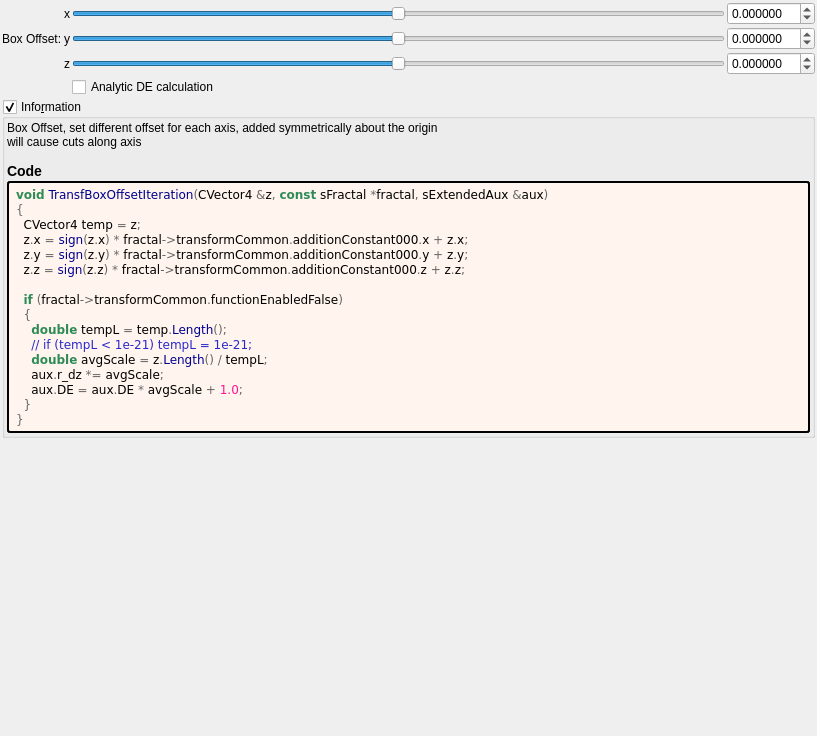
<?xml version="1.0" encoding="UTF-8"?>
<ui version="4.0">
 <class>transf_box_offset</class>
 <widget class="QWidget" name="Form">
  <property name="geometry">
   <rect>
    <x>0</x>
    <y>0</y>
    <width>817</width>
    <height>736</height>
   </rect>
  </property>
  <property name="windowTitle">
   <string notr="true">transf_box_offset</string>
  </property>
  <layout class="QVBoxLayout" name="verticalLayout">
   <property name="spacing">
    <number>2</number>
   </property>
   <property name="leftMargin">
    <number>2</number>
   </property>
   <property name="topMargin">
    <number>2</number>
   </property>
   <property name="rightMargin">
    <number>2</number>
   </property>
   <property name="bottomMargin">
    <number>2</number>
   </property>
   <item>
    <layout class="QGridLayout" name="gridLayout">
     <property name="spacing">
      <number>2</number>
     </property>
     <item row="0" column="1">
      <widget class="QLabel" name="label_109">
       <property name="text">
        <string notr="true">x</string>
       </property>
      </widget>
     </item>
     <item row="2" column="1">
      <widget class="QLabel" name="label_111">
       <property name="text">
        <string notr="true">z</string>
       </property>
      </widget>
     </item>
     <item row="1" column="2">
      <widget class="QSlider" name="slider3_transf_addition_constant_y">
       <property name="sizePolicy">
        <sizepolicy hsizetype="Expanding" vsizetype="Maximum">
         <horstretch>0</horstretch>
         <verstretch>0</verstretch>
        </sizepolicy>
       </property>
       <property name="minimum">
        <number>-10000000</number>
       </property>
       <property name="maximum">
        <number>10000000</number>
       </property>
       <property name="value">
        <number>0</number>
       </property>
       <property name="sliderPosition">
        <number>0</number>
       </property>
       <property name="orientation">
        <enum>Qt::Horizontal</enum>
       </property>
      </widget>
     </item>
     <item row="2" column="2">
      <widget class="QSlider" name="slider3_transf_addition_constant_z">
       <property name="sizePolicy">
        <sizepolicy hsizetype="Expanding" vsizetype="Maximum">
         <horstretch>0</horstretch>
         <verstretch>0</verstretch>
        </sizepolicy>
       </property>
       <property name="minimum">
        <number>-10000000</number>
       </property>
       <property name="maximum">
        <number>10000000</number>
       </property>
       <property name="value">
        <number>0</number>
       </property>
       <property name="sliderPosition">
        <number>0</number>
       </property>
       <property name="orientation">
        <enum>Qt::Horizontal</enum>
       </property>
      </widget>
     </item>
     <item row="0" column="0" rowspan="3">
      <widget class="QLabel" name="label_108">
       <property name="text">
        <string>Box Offset:</string>
       </property>
      </widget>
     </item>
     <item row="1" column="1">
      <widget class="QLabel" name="label_110">
       <property name="text">
        <string notr="true">y</string>
       </property>
      </widget>
     </item>
     <item row="1" column="3">
      <widget class="MyDoubleSpinBox" name="spinbox3_transf_addition_constant_y">
       <property name="sizePolicy">
        <sizepolicy hsizetype="Minimum" vsizetype="Maximum">
         <horstretch>0</horstretch>
         <verstretch>0</verstretch>
        </sizepolicy>
       </property>
       <property name="prefix">
        <string/>
       </property>
       <property name="suffix">
        <string/>
       </property>
       <property name="decimals">
        <number>6</number>
       </property>
       <property name="minimum">
        <double>-99.989999999999995</double>
       </property>
       <property name="maximum">
        <double>99.989999999999995</double>
       </property>
       <property name="singleStep">
        <double>0.100000000000000</double>
       </property>
      </widget>
     </item>
     <item row="0" column="2">
      <widget class="QSlider" name="slider3_transf_addition_constant_x">
       <property name="sizePolicy">
        <sizepolicy hsizetype="Expanding" vsizetype="Maximum">
         <horstretch>0</horstretch>
         <verstretch>0</verstretch>
        </sizepolicy>
       </property>
       <property name="minimum">
        <number>-10000000</number>
       </property>
       <property name="maximum">
        <number>10000000</number>
       </property>
       <property name="value">
        <number>0</number>
       </property>
       <property name="sliderPosition">
        <number>0</number>
       </property>
       <property name="orientation">
        <enum>Qt::Horizontal</enum>
       </property>
      </widget>
     </item>
     <item row="2" column="3">
      <widget class="MyDoubleSpinBox" name="spinbox3_transf_addition_constant_z">
       <property name="sizePolicy">
        <sizepolicy hsizetype="Minimum" vsizetype="Maximum">
         <horstretch>0</horstretch>
         <verstretch>0</verstretch>
        </sizepolicy>
       </property>
       <property name="prefix">
        <string/>
       </property>
       <property name="suffix">
        <string/>
       </property>
       <property name="decimals">
        <number>6</number>
       </property>
       <property name="minimum">
        <double>-99.989999999999995</double>
       </property>
       <property name="maximum">
        <double>99.989999999999995</double>
       </property>
       <property name="singleStep">
        <double>0.100000000000000</double>
       </property>
      </widget>
     </item>
     <item row="0" column="3">
      <widget class="MyDoubleSpinBox" name="spinbox3_transf_addition_constant_x">
       <property name="sizePolicy">
        <sizepolicy hsizetype="Minimum" vsizetype="Maximum">
         <horstretch>0</horstretch>
         <verstretch>0</verstretch>
        </sizepolicy>
       </property>
       <property name="prefix">
        <string/>
       </property>
       <property name="suffix">
        <string/>
       </property>
       <property name="decimals">
        <number>6</number>
       </property>
       <property name="minimum">
        <double>-99.989999999999995</double>
       </property>
       <property name="maximum">
        <double>99.989999999999995</double>
       </property>
       <property name="singleStep">
        <double>0.100000000000000</double>
       </property>
      </widget>
     </item>
     <item row="3" column="2">
      <widget class="QCheckBox" name="checkBox_transf_function_enabled_false">
       <property name="toolTip">
        <string>&lt;html&gt;&lt;head/&gt;&lt;body&gt;&lt;p&gt;Can sometimes improve render quality when using analytic DE&lt;/p&gt;&lt;/body&gt;&lt;/html&gt;</string>
       </property>
       <property name="text">
        <string>Analytic DE calculation</string>
       </property>
      </widget>
     </item>
    </layout>
   </item>
   <item>
    <widget class="MyGroupBox" name="groupCheck_info">
     <property name="title">
      <string>Info&amp;rmation</string>
     </property>
     <property name="flat">
      <bool>false</bool>
     </property>
     <property name="checkable">
      <bool>true</bool>
     </property>
     <layout class="QVBoxLayout" name="verticalLayout_2">
      <property name="spacing">
       <number>2</number>
      </property>
      <property name="leftMargin">
       <number>2</number>
      </property>
      <property name="topMargin">
       <number>2</number>
      </property>
      <property name="rightMargin">
       <number>2</number>
      </property>
      <property name="bottomMargin">
       <number>2</number>
      </property>
      <item>
	   <widget class="QLabel" name="label_information_general">
	    <property name="text">
		 <string notr="true">&lt;p&gt;Box Offset, set different offset for each axis, added symmetrically about the origin&lt;br&gt;will cause cuts along axis&lt;/p&gt;&lt;table&gt;
&lt;/table&gt;
&lt;h3&gt;Code&lt;/h3&gt;</string>
		</property>
		<property name="wordWrap">
		 <bool>true</bool>
		</property>
		<property name="openExternalLinks">
		 <bool>true</bool>
		</property>
		<property name="textInteractionFlags">
		 <set>Qt::LinksAccessibleByMouse|Qt::TextSelectableByMouse</set>
		</property>
		</widget>
	   </item>
	   <item>
	    <widget class="QLabel" name="label_code_content">
		 <property name="text">
		  <string notr="true">&lt;body style=&quot;background-color:#fff5ee&quot;&gt;
&lt;pre style=&quot;color:#000000; background-color:#fff5ee;  font-family:'Courier New',monospace;&quot;&gt;&lt;span style=&quot;color:#2e8b57; font-weight:bold&quot;&gt;void&lt;/span&gt; &lt;span style=&quot;color:#00008f&quot;&gt;TransfBoxOffsetIteration&lt;/span&gt;&lt;span style=&quot;color:#676767&quot;&gt;(&lt;/span&gt;CVector4 &lt;span style=&quot;color:#676767&quot;&gt;&amp;amp;&lt;/span&gt;z&lt;span style=&quot;color:#676767&quot;&gt;,&lt;/span&gt; &lt;span style=&quot;color:#2e8b57; font-weight:bold&quot;&gt;const&lt;/span&gt; sFractal &lt;span style=&quot;color:#676767&quot;&gt;*&lt;/span&gt;fractal&lt;span style=&quot;color:#676767&quot;&gt;,&lt;/span&gt; sExtendedAux &lt;span style=&quot;color:#676767&quot;&gt;&amp;amp;&lt;/span&gt;aux&lt;span style=&quot;color:#676767&quot;&gt;)&lt;/span&gt;
&lt;span style=&quot;color:#676767&quot;&gt;{&lt;/span&gt;
  CVector4 temp &lt;span style=&quot;color:#676767&quot;&gt;=&lt;/span&gt; z&lt;span style=&quot;color:#676767&quot;&gt;;&lt;/span&gt;
  z&lt;span style=&quot;color:#676767&quot;&gt;.&lt;/span&gt;x &lt;span style=&quot;color:#676767&quot;&gt;=&lt;/span&gt; &lt;span style=&quot;color:#00008f&quot;&gt;sign&lt;/span&gt;&lt;span style=&quot;color:#676767&quot;&gt;(&lt;/span&gt;z&lt;span style=&quot;color:#676767&quot;&gt;.&lt;/span&gt;x&lt;span style=&quot;color:#676767&quot;&gt;) *&lt;/span&gt; fractal&lt;span style=&quot;color:#676767&quot;&gt;-&amp;gt;&lt;/span&gt;transformCommon&lt;span style=&quot;color:#676767&quot;&gt;.&lt;/span&gt;additionConstant000&lt;span style=&quot;color:#676767&quot;&gt;.&lt;/span&gt;x &lt;span style=&quot;color:#676767&quot;&gt;+&lt;/span&gt; z&lt;span style=&quot;color:#676767&quot;&gt;.&lt;/span&gt;x&lt;span style=&quot;color:#676767&quot;&gt;;&lt;/span&gt;
  z&lt;span style=&quot;color:#676767&quot;&gt;.&lt;/span&gt;y &lt;span style=&quot;color:#676767&quot;&gt;=&lt;/span&gt; &lt;span style=&quot;color:#00008f&quot;&gt;sign&lt;/span&gt;&lt;span style=&quot;color:#676767&quot;&gt;(&lt;/span&gt;z&lt;span style=&quot;color:#676767&quot;&gt;.&lt;/span&gt;y&lt;span style=&quot;color:#676767&quot;&gt;) *&lt;/span&gt; fractal&lt;span style=&quot;color:#676767&quot;&gt;-&amp;gt;&lt;/span&gt;transformCommon&lt;span style=&quot;color:#676767&quot;&gt;.&lt;/span&gt;additionConstant000&lt;span style=&quot;color:#676767&quot;&gt;.&lt;/span&gt;y &lt;span style=&quot;color:#676767&quot;&gt;+&lt;/span&gt; z&lt;span style=&quot;color:#676767&quot;&gt;.&lt;/span&gt;y&lt;span style=&quot;color:#676767&quot;&gt;;&lt;/span&gt;
  z&lt;span style=&quot;color:#676767&quot;&gt;.&lt;/span&gt;z &lt;span style=&quot;color:#676767&quot;&gt;=&lt;/span&gt; &lt;span style=&quot;color:#00008f&quot;&gt;sign&lt;/span&gt;&lt;span style=&quot;color:#676767&quot;&gt;(&lt;/span&gt;z&lt;span style=&quot;color:#676767&quot;&gt;.&lt;/span&gt;z&lt;span style=&quot;color:#676767&quot;&gt;) *&lt;/span&gt; fractal&lt;span style=&quot;color:#676767&quot;&gt;-&amp;gt;&lt;/span&gt;transformCommon&lt;span style=&quot;color:#676767&quot;&gt;.&lt;/span&gt;additionConstant000&lt;span style=&quot;color:#676767&quot;&gt;.&lt;/span&gt;z &lt;span style=&quot;color:#676767&quot;&gt;+&lt;/span&gt; z&lt;span style=&quot;color:#676767&quot;&gt;.&lt;/span&gt;z&lt;span style=&quot;color:#676767&quot;&gt;;&lt;/span&gt;

  &lt;span style=&quot;color:#2e8b57; font-weight:bold&quot;&gt;if&lt;/span&gt; &lt;span style=&quot;color:#676767&quot;&gt;(&lt;/span&gt;fractal&lt;span style=&quot;color:#676767&quot;&gt;-&amp;gt;&lt;/span&gt;transformCommon&lt;span style=&quot;color:#676767&quot;&gt;.&lt;/span&gt;functionEnabledFalse&lt;span style=&quot;color:#676767&quot;&gt;)&lt;/span&gt;
  &lt;span style=&quot;color:#676767&quot;&gt;{&lt;/span&gt;
    &lt;span style=&quot;color:#2e8b57; font-weight:bold&quot;&gt;double&lt;/span&gt; tempL &lt;span style=&quot;color:#676767&quot;&gt;=&lt;/span&gt; temp&lt;span style=&quot;color:#676767&quot;&gt;.&lt;/span&gt;&lt;span style=&quot;color:#00008f&quot;&gt;Length&lt;/span&gt;&lt;span style=&quot;color:#676767&quot;&gt;();&lt;/span&gt;
    &lt;span style=&quot;color:#2929cc&quot;&gt;// if (tempL &amp;lt; 1e-21) tempL = 1e-21;&lt;/span&gt;
    &lt;span style=&quot;color:#2e8b57; font-weight:bold&quot;&gt;double&lt;/span&gt; avgScale &lt;span style=&quot;color:#676767&quot;&gt;=&lt;/span&gt; z&lt;span style=&quot;color:#676767&quot;&gt;.&lt;/span&gt;&lt;span style=&quot;color:#00008f&quot;&gt;Length&lt;/span&gt;&lt;span style=&quot;color:#676767&quot;&gt;() /&lt;/span&gt; tempL&lt;span style=&quot;color:#676767&quot;&gt;;&lt;/span&gt;
    aux&lt;span style=&quot;color:#676767&quot;&gt;.&lt;/span&gt;r_dz &lt;span style=&quot;color:#676767&quot;&gt;*=&lt;/span&gt; avgScale&lt;span style=&quot;color:#676767&quot;&gt;;&lt;/span&gt;
    aux&lt;span style=&quot;color:#676767&quot;&gt;.&lt;/span&gt;DE &lt;span style=&quot;color:#676767&quot;&gt;=&lt;/span&gt; aux&lt;span style=&quot;color:#676767&quot;&gt;.&lt;/span&gt;DE &lt;span style=&quot;color:#676767&quot;&gt;*&lt;/span&gt; avgScale &lt;span style=&quot;color:#676767&quot;&gt;+&lt;/span&gt; &lt;span style=&quot;color:#ff1493&quot;&gt;1.0&lt;/span&gt;&lt;span style=&quot;color:#676767&quot;&gt;;&lt;/span&gt;
  &lt;span style=&quot;color:#676767&quot;&gt;}&lt;/span&gt;
&lt;span style=&quot;color:#676767&quot;&gt;}&lt;/span&gt;
&lt;/pre&gt;
&lt;/body&gt;</string>
		 </property>
		 <property name="wordWrap">
		  <bool>true</bool>
		 </property>
		 <property name="openExternalLinks">
		  <bool>true</bool>
		 </property>
		 <property name="textInteractionFlags">
		  <set>Qt::LinksAccessibleByMouse|Qt::TextSelectableByMouse</set>
		 </property>
		 <property name="styleSheet">
		  <string notr="true">border-style: outset; border-width: 2px; border-radius: 3px; border-color: black; background-color: #fff5ee; padding: 4px;</string>
		  </property>
		 </widget>
		</item>
	   </layout>
    </widget>
   </item>
   <item>
    <spacer name="verticalSpacer">
     <property name="orientation">
      <enum>Qt::Vertical</enum>
     </property>
     <property name="sizeHint" stdset="0">
      <size>
       <width>20</width>
       <height>40</height>
      </size>
     </property>
    </spacer>
   </item>
  </layout>
 </widget>
 <customwidgets>
  <customwidget>
   <class>MyDoubleSpinBox</class>
   <extends>QDoubleSpinBox</extends>
   <header>my_double_spin_box.h</header>
  </customwidget>
  <customwidget>
   <class>MyGroupBox</class>
   <extends>QGroupBox</extends>
   <header>my_group_box.h</header>
   <container>1</container>
  </customwidget>
 </customwidgets>
 <tabstops>
  <tabstop>slider3_transf_addition_constant_x</tabstop>
  <tabstop>spinbox3_transf_addition_constant_x</tabstop>
  <tabstop>slider3_transf_addition_constant_y</tabstop>
  <tabstop>spinbox3_transf_addition_constant_y</tabstop>
  <tabstop>slider3_transf_addition_constant_z</tabstop>
  <tabstop>spinbox3_transf_addition_constant_z</tabstop>
  <tabstop>checkBox_transf_function_enabled_false</tabstop>
  <tabstop>groupCheck_info</tabstop>
 </tabstops>
 <resources/>
 <connections/>
</ui>
